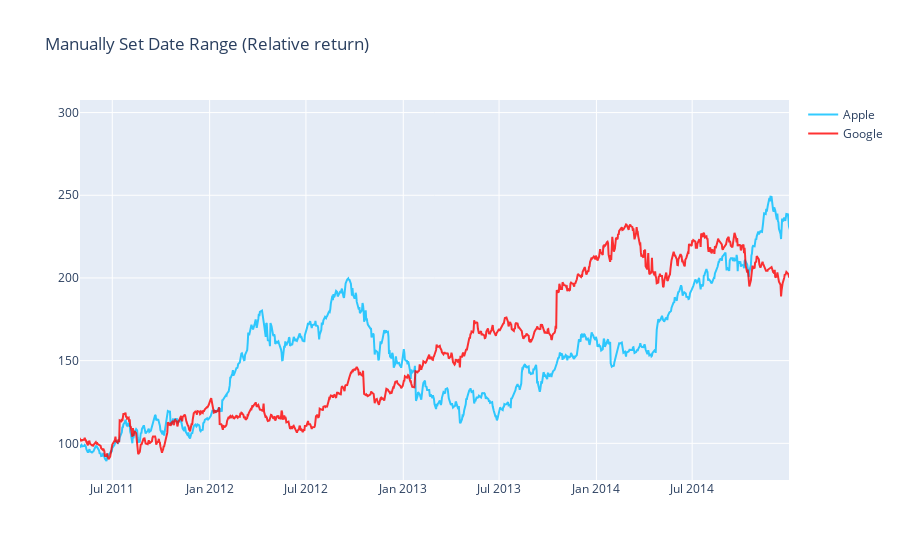

Here is the notebook cell this chart was saved with:
### Code cell
fig = go.Figure()
fig.add_trace(go.Scatter(
                x=df_new.index,
                y=df_new['AAPL'],
                name="Apple",
                line_color='deepskyblue',
                opacity=0.8))

fig.add_trace(go.Scatter(
                x=df_new.index,
                y=df_new['GOOG'],
                name="Google",
                line_color='red',
                opacity=0.8))

# Use date string to set xaxis range
fig.update_layout(xaxis_range=['2011-05-01','2014-12-31'],
                  title_text="Manually Set Date Range (Relative return)")
fig.show()

### Figure 1 — Plotly figure (JSON) as saved in the notebook; plotly's stock layout.template omitted (floating-point values rounded to 4 significant figures; data arrays with more than 128 entries replaced by an {"elided": "..."} marker saying what was removed)
{"data": [{"line": {"color": "deepskyblue"}, "name": "Apple", "opacity": 0.8, "type": "scatter", "x": {"elided": "1258 str values"}, "y": {"elided": "1258 float values"}}, {"line": {"color": "red"}, "name": "Google", "opacity": 0.8, "type": "scatter", "x": {"elided": "1258 str values"}, "y": {"elided": "1258 float values"}}], "layout": {"title": {"text": "Manually Set Date Range (Relative return)"}, "xaxis": {"range": ["2011-05-01", "2014-12-31"]}}}
